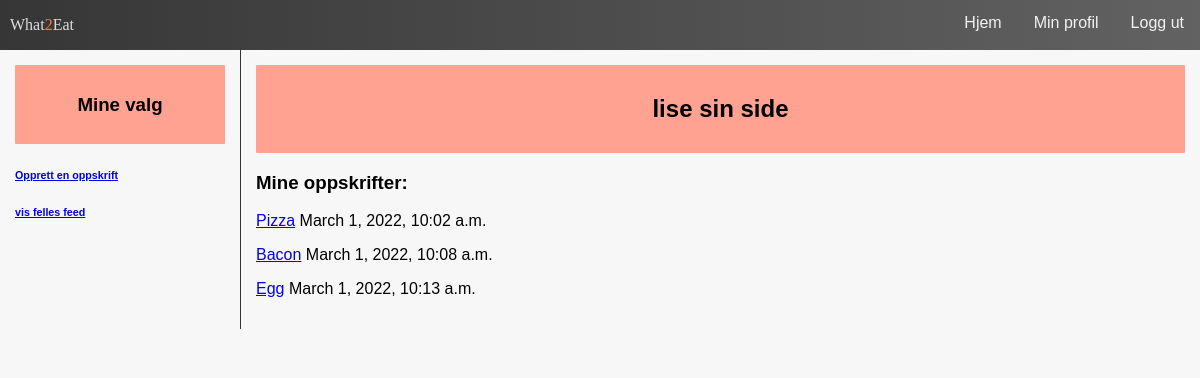
Page /2/ on the committed database.
### user/models.py (models this page shows, shortened)
class User(models.Model):
    username = models.CharField('Brukernavn', max_length=200)
    password = models.CharField('Passord', max_length=200)
    fname = models.CharField('Fornavn', max_length=200)
    lname = models.CharField('Etternavn',max_length=200)
    email = models.CharField('E-post', max_length=200)

### recipe/models.py (models this page shows, shortened)
class Recipe(models.Model):
    title = models.CharField(max_length=100)
    publishedDate = models.DateTimeField("date published", auto_now_add=True)
    ingredients = models.CharField(max_length=300)
    description = models.CharField(max_length=1000)
    public = models.BooleanField(default=False) # if true, the recipe should show up in the public feed
    user = models.ForeignKey(User, on_delete=models.CASCADE)
    category = models.CharField(max_length=10,choices = CHOICES)

### user/views.py (the view)
# urls.py: path("<int:id>/", views.user, name ="user")
def user(response, id):
    user = User.objects.get(id=id)
    recipeList = Recipe.objects.filter(user=id)
    return render(response, "user/user.html", {"user":user, "recipeList":recipeList})

### user/templates/user/user.html
{% extends "user/base.html" %}
{% block sidenav %}
    <h6><a href="recipe/form">Opprett en oppskrift</a></h6>
    <h6><a href="feed">vis felles feed</a></h6>
{%endblock%}
{% block page_title %}
<h2>{{user.fname}} sin side</h2>
{%endblock%}
{% block sidenav_title %}
    <h3>Mine valg</h3>
{%endblock%}
{% block content %}
<h3>Mine oppskrifter:</h3>
    {%if recipeList %}
        {% for recipe in recipeList %}
            <p><a href="recipe/{{recipe.id}}">{{recipe.title}}</a> {{recipe.publishedDate}}</p>
        {% endfor %}
    {% else %}
        <p>Ingen oppskrifter å vise</p>
    {% endif %}
{%endblock%}

### user/static/user/base.css (style rules this page uses)
* { box-sizing: border-box; }
body { margin: 0; background-color: #F7F7F7; font-family: Arial, Helvetica, sans-serif; }

### rows in the picture
User: fname "lise"
Recipe: title "Pizza", publishedDate "March 1, 2022, 10:02 a.m."
Recipe: title "Bacon", publishedDate "March 1, 2022, 10:08 a.m."
Recipe: title "Egg", publishedDate "March 1, 2022, 10:13 a.m."
